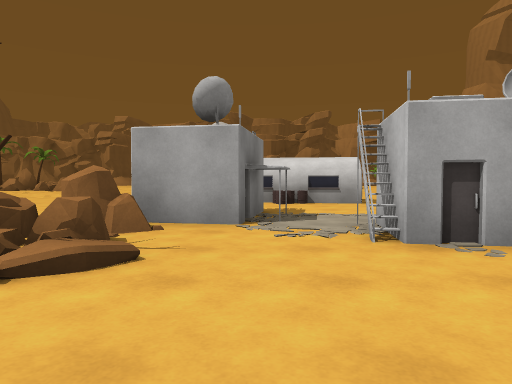
[1] (above)

24 first-person views from a walk through a Unity game level. The camera is 1.2 m above the floor, tilts 2° down and sees 70° across. The floor is counted in squares, 2 m on a side. Each view is taken from the middle of a square. On the plan, view 1 faces up. The plan holds only what a view shows up to about 10 squares ahead; the rest is blank. The place goes on beyond the plan. Surface patterns are stand-ins for the level's own textures.

[2]
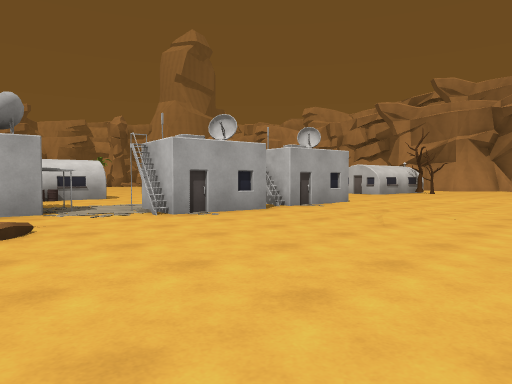

[3]
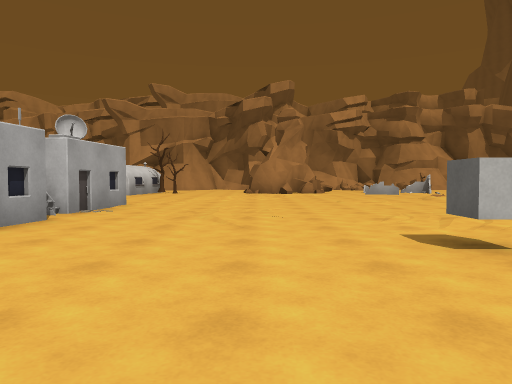

[4]
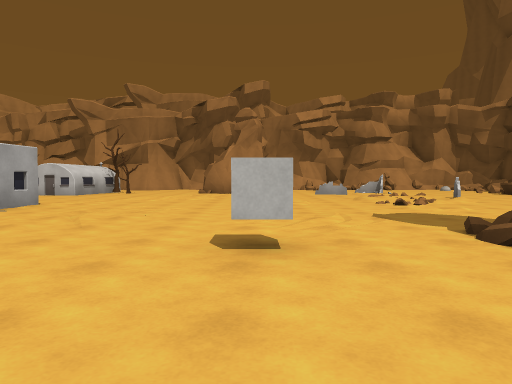

[5]
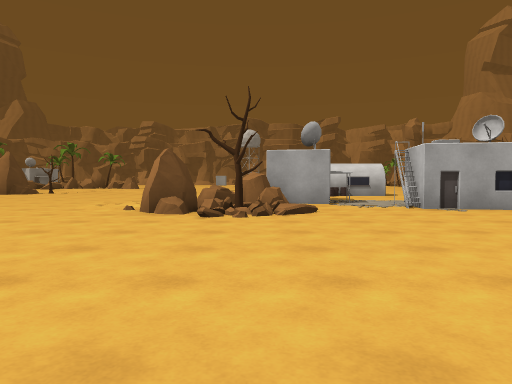

[6]
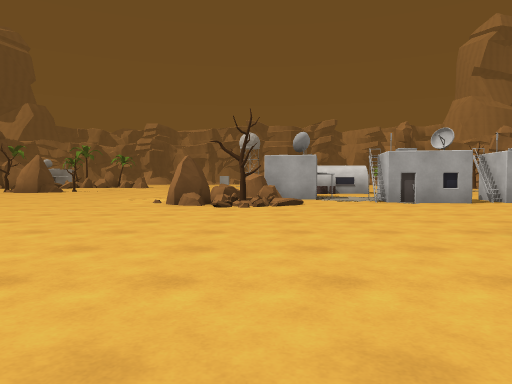

[7]
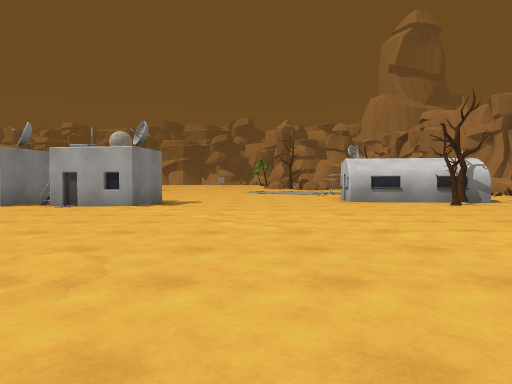

[8]
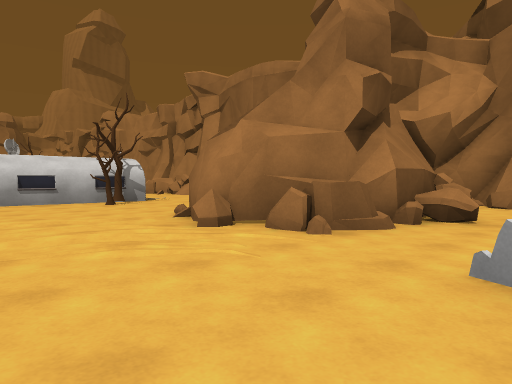

[9]
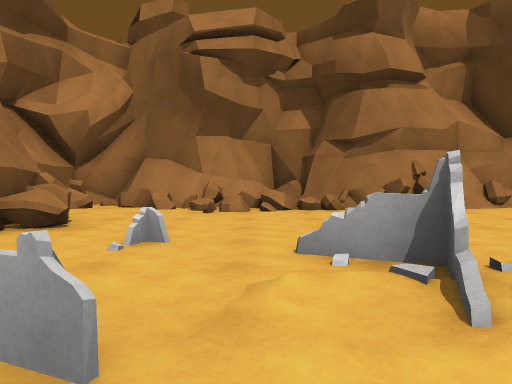

[10]
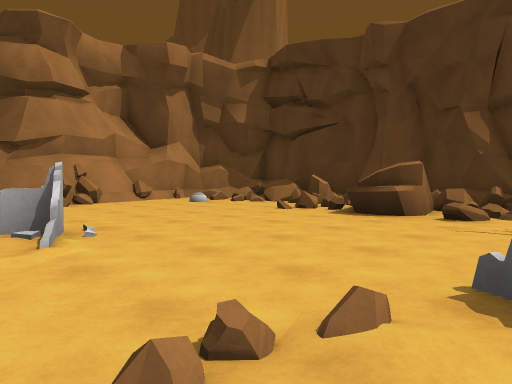

[11]
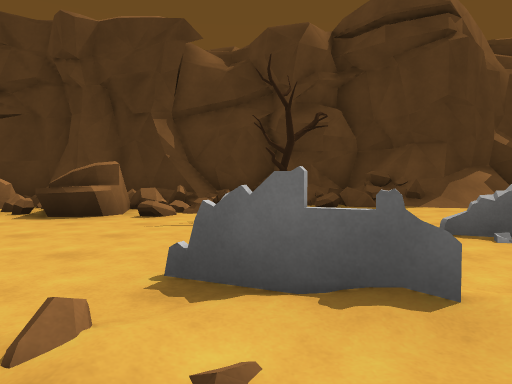

[12]
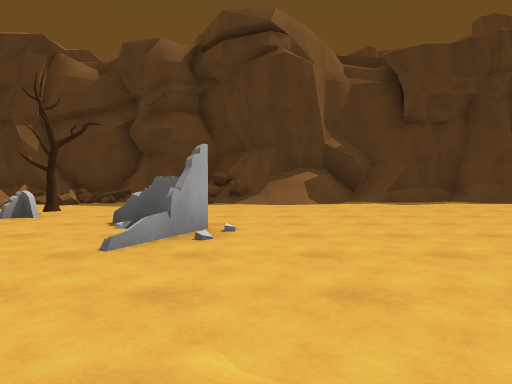

[13]
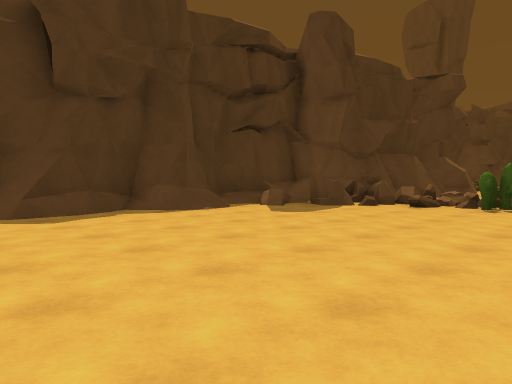

[14]
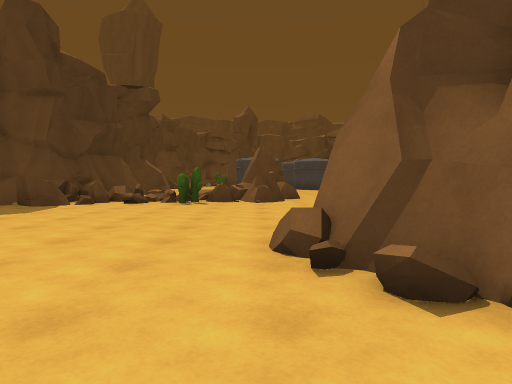

[15]
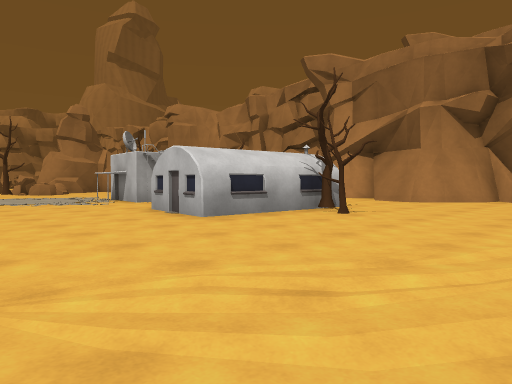

[16]
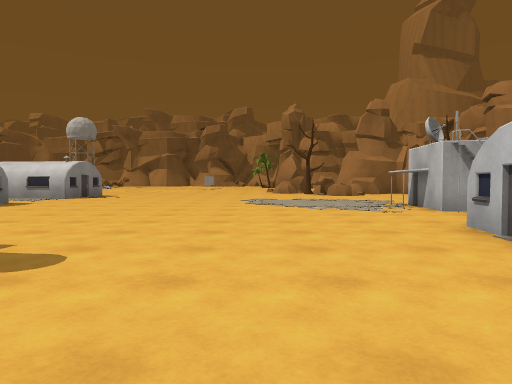

[17]
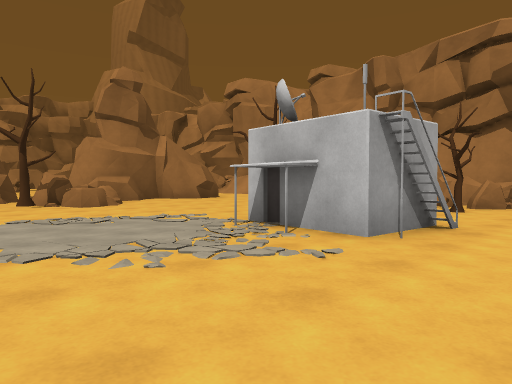

[18]
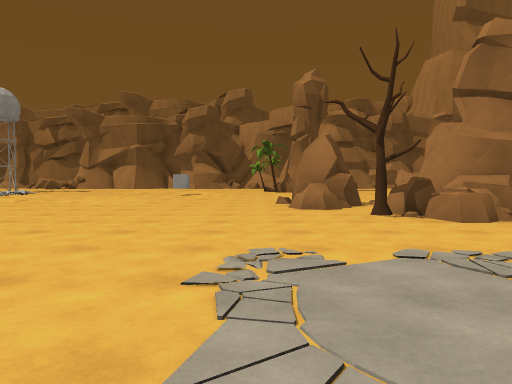

[19]
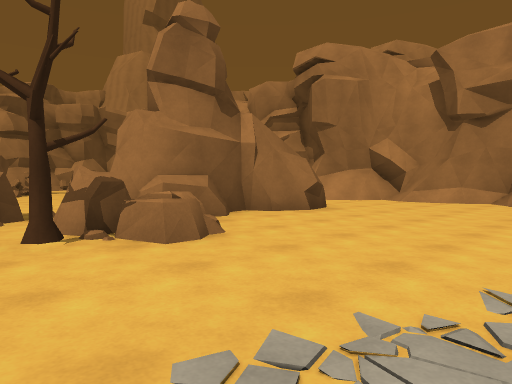

[20]
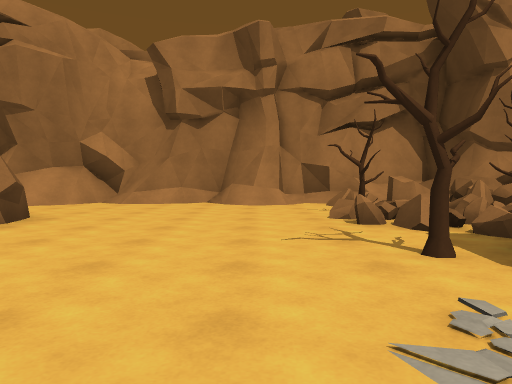

[21]
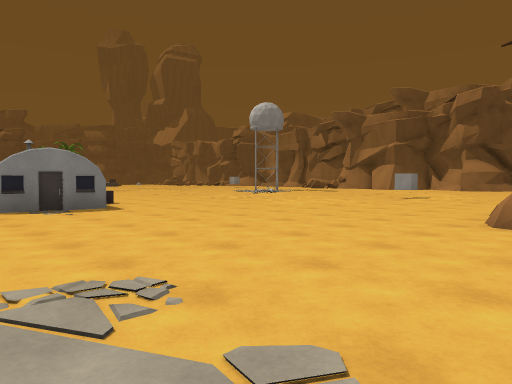

[22]
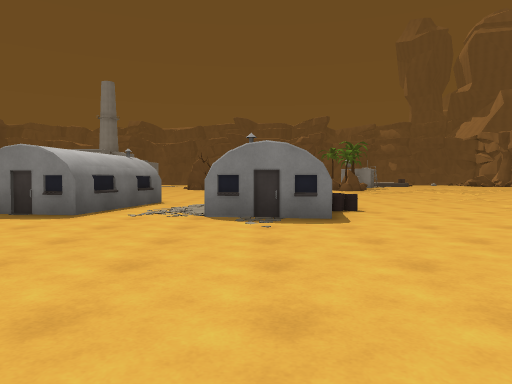

[23]
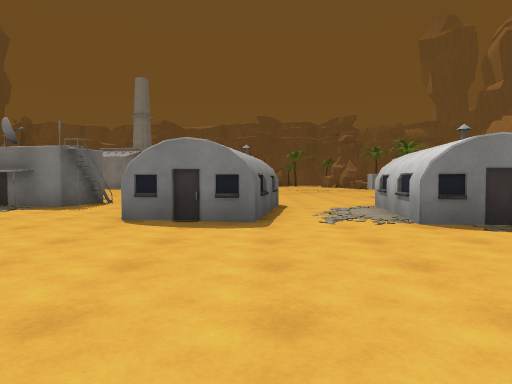

[24]
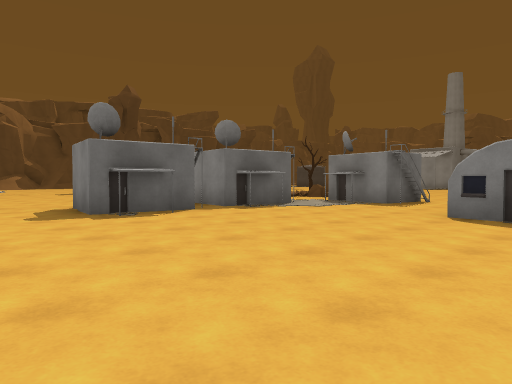

### Floor plan
Key: @ floor where view 1 was taken; # wall or solid block; x gap in a wall; . main floor; : floor 0.25 m higher than the main floor; + floor 0.5 m higher than the main floor; * floor 0.75 m higher than the main floor; % floor 1 m higher than the main floor; / step, stairs or slope; = window, fence, low wall or low ledge; ^ raised ledge; B building; R rock; T tree; C cube; A cactus.
Columns run from 6 left of view 1 to 21 right of it. Each row starts with its distance up from view 1.
 23               ..
 22              ...  ..
 21             ....  ..
 20      .../.......  .        #
 19      ...........R#.       ##
 18      ...........RR.#     //#
 17      .............R^####../#
 16        .B........TRR......=#
 15         BB........R.......##
 14     ..BBBB.................#
 13     .....B................##
 12     ....................../#
 11      BBBBB.........#T.=T.=/#
 10       BBB.........BBBx=+=^=^
  9       .BB..........B#.T.#=##
  8      ...................=###
  7      B#............      #
  6       BB..........B
  5 ..  RBB##B..B.....BBBB..
  4 ...RR..BBBBBB......TT...##
  3 ..RRT/...B.BB............##
  2 ...//....................##
  1 .......................
  0 ......@.............#
 -1 ...................##    ##
 -2  ......C............####.=##
 -3   ..................^/#..=##
 -4   ....................../=##
 -5    ...  #.....//..=..=../%##
 -6     .  ##..../ ./.......=*##
 -7 ....  ###....////......./###
 -8 R......=..../.=#........=#
 -9 R...........#...........##
-10 AA..........#=...........#
-11 =+.............T.........##
-12 #=........... ...#=.=..: #
-13 =^#.......... ...#==#=
-14  ==#.....///==.=== #==
-15  #######/###^#########
-16        ### ######

Positions as (right, up) in squares from view 1, and headings:
1: (0, 0), facing up
2: (-2, -2), facing up-right
3: (-2, 0), facing right
4: (-2, -2), facing right
5: (-2, -4), facing up
6: (-2, -6), facing up
7: (9, -5), facing up
8: (10, -5), facing up-right
9: (11, -6), facing right
10: (9, -6), facing down-right
11: (9, -6), facing down
12: (5, -5), facing down
13: (3, -8), facing down-left
14: (4, -8), facing left
15: (8, 0), facing up-right
16: (9, 2), facing up
17: (9, 7), facing up-right
18: (9, 10), facing up
19: (10, 12), facing up-right
20: (11, 13), facing right
21: (11, 12), facing up-left
22: (9, 14), facing left
23: (8, 11), facing left
24: (9, 11), facing down-left
